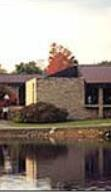
#> input picture 实验12 _SIFT/1.jpg, 111 x 192 px
$ python -i code.py   (imports and definitions only)
#> lines starting #> are read from the running program, lines starting #| are printed output that depends on the picture
#> further down, picture is the input picture: shape (192, 111, 3); mean B, G, R 128, 137.1, 149.2
import cv2
import numpy as np


def getGrad(img0):
    img = cv2.GaussianBlur(img0, ksize=(7, 7), sigmaX=1.03) * 1.0
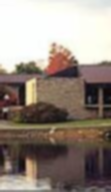
#> img: shape (192, 111, 3) float64; mean B, G, R 127.9, 137, 149.1
    cannyKerX = np.array([[-3, -10, -3],
                          [0, 0, 0],
                          [3, 10, 3]])
    cannyKerY = np.array([[-3, 0, 3],
                          [-10, 0, 10],
                          [-3, 0, 3]])
    grad_x = cv2.filter2D(img, ddepth=-1, kernel=cannyKerX, anchor=(-1, -1)) / 16
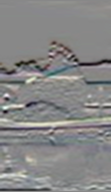
#> grad_x: shape (192, 111, 3) float64; mean B, G, R -1.3, -1.4, -1.3; drawn with min black and max white
    grad_y = cv2.filter2D(img, ddepth=-1, kernel=cannyKerY, anchor=(-1, -1)) / 16
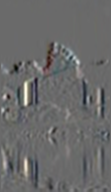
#> grad_y: shape (192, 111, 3) float64; mean B, G, R -0.5, -0.5, -0.5; drawn with min black and max white
    grad_norm = np.power(np.add(np.power(grad_x, 2), np.power(grad_y, 2)), 0.5)
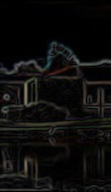
#> grad_norm: shape (192, 111, 3) float64; mean B, G, R 12.7, 13.3, 13.8
    grad_direct = np.arctan(np.divide(grad_y, np.add(grad_x, 0.000001)))
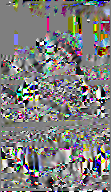
#> grad_direct: shape (192, 111, 3) float64; mean B, G, R -0.0246, -0.0107, -0.00501; drawn with min black and max white
    M = grad_norm.shape[0]
#> M = 192
    N = grad_norm.shape[1]
#> N = 111
    for i in range(M):
        for j in range(N):
            if grad_x[i, j] < 0:
                grad_direct[i, j] = grad_direct[i, j] + np.pi
            if grad_direct[i, j] < 0:
                grad_direct[i, j] = grad_direct[i, j] + (np.pi * 2)
    tmpimg = np.array(img0)  # np.array Gouzao
    #cv2.imshow("grayImg", tmpimg)
    #cv2.waitKey(0)
    for i in range(0, M, 10):
        for j in range(0, N, 10):
            endx = i + int(np.cos(grad_direct[i, j]) * 5)
            endy = j + int(np.sin(grad_direct[i, j]) * 5)
            tmpimg = cv2.line(tmpimg, (j, i), (endy, endx), 255)  # Draw Direction
    #cv2.imshow("theGrad", tmpimg)
    #cv2.waitKey(0)
    return grad_norm, grad_direct


# [127 lines left out: functions subGraph, getKPandDES, getIMGpyramid, drawKPDES, not called in this run]

>>> import cv2
>>> picture = cv2.imread('1.jpg')
#> (the run stopped early here; a loop or call above may not have finished)

$ run again, on 实验12 _SIFT/2.jpg
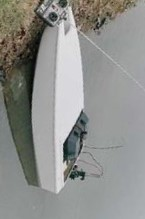
#> input picture 实验12 _SIFT/2.jpg, 145 x 219 px
#> picture is the input picture: shape (219, 145, 3); mean B, G, R 139.9, 143.1, 142.2
#> in getGrad, `grad_norm = np.power(np.add(np.power(grad_x, 2), np.power(grad_y, 2)),..`:
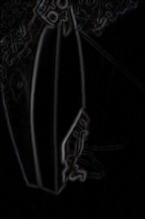
#> grad_norm: shape (219, 145, 3) float64; mean B, G, R 8.4, 8.2, 8.4
#> in getGrad, `grad_direct = np.arctan(np.divide(grad_y, np.add(grad_x, 0.000001)))`:
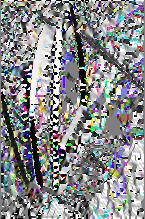
#> grad_direct: shape (219, 145, 3) float64; mean B, G, R 0.133, 0.117, 0.103; drawn with min black and max white

$ run again, on 实验12 _SIFT/3.jpg
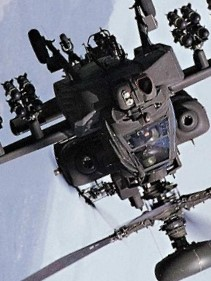
#> input picture 实验12 _SIFT/3.jpg, 211 x 281 px
#> picture is the input picture: shape (281, 211, 3); mean B, G, R 135.4, 125.9, 122.7
#> in getGrad, `grad_norm = np.power(np.add(np.power(grad_x, 2), np.power(grad_y, 2)),..`:
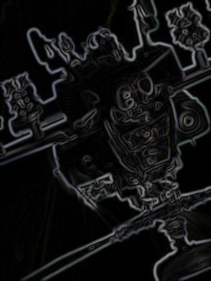
#> grad_norm: shape (281, 211, 3) float64; mean B, G, R 19.6, 19, 18.7
#> in getGrad, `grad_direct = np.arctan(np.divide(grad_y, np.add(grad_x, 0.000001)))`:
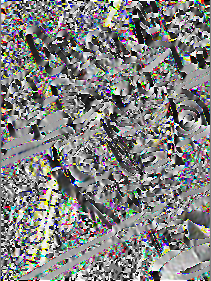
#> grad_direct: shape (281, 211, 3) float64; mean B, G, R 0.0185, 0.0298, 0.0268; drawn with min black and max white

$ run again, on 实验12 _SIFT/target.png
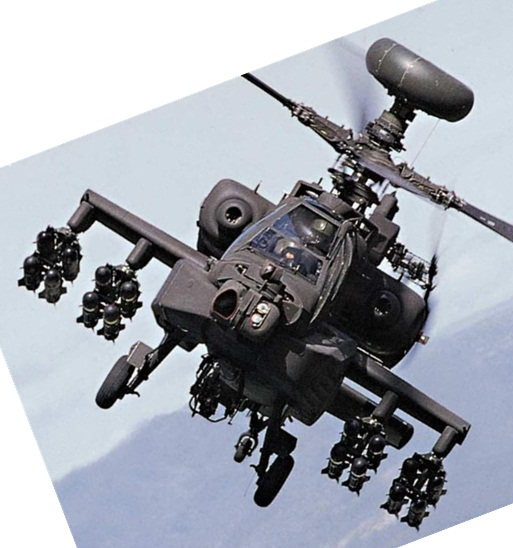
#> input picture 实验12 _SIFT/target.png, 513 x 548 px
#> picture is the input picture: shape (548, 513, 3); mean B, G, R 173.1, 164.6, 160.6
#> in getGrad, `grad_norm = np.power(np.add(np.power(grad_x, 2), np.power(grad_y, 2)),..`:
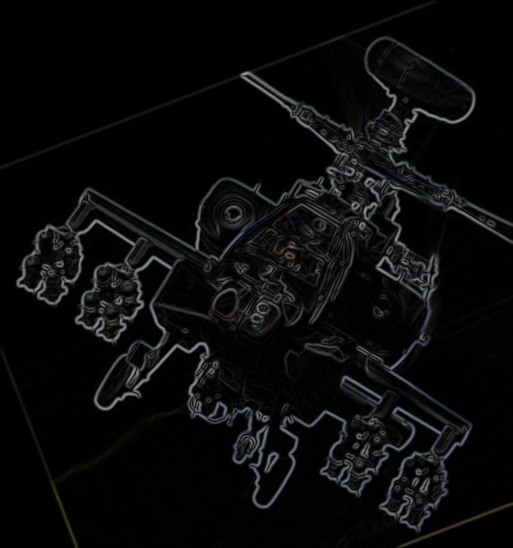
#> grad_norm: shape (548, 513, 3) float64; mean B, G, R 11.2, 10.9, 10.8
#> in getGrad, `grad_direct = np.arctan(np.divide(grad_y, np.add(grad_x, 0.000001)))`:
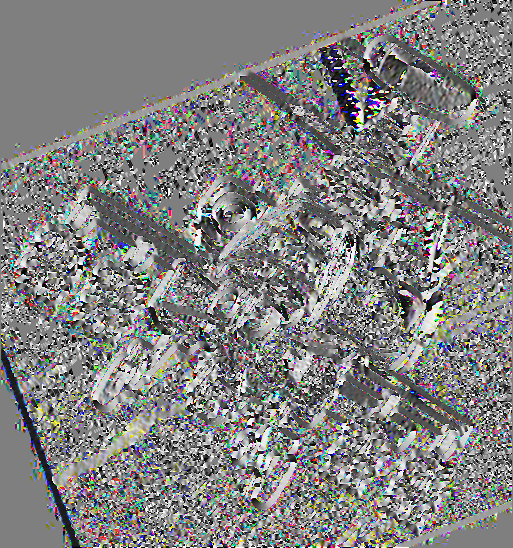
#> grad_direct: shape (548, 513, 3) float64; mean B, G, R 0.0157, 0.0204, 0.0225; drawn with min black and max white
